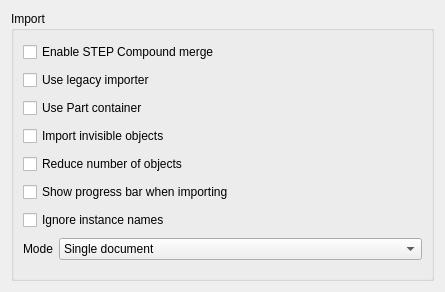
<?xml version="1.0" encoding="UTF-8"?>
<ui version="4.0">
 <class>PartGui::DlgImportStep</class>
 <widget class="QWidget" name="PartGui::DlgImportStep">
  <property name="geometry">
   <rect>
    <x>0</x>
    <y>0</y>
    <width>445</width>
    <height>292</height>
   </rect>
  </property>
  <property name="windowTitle">
   <string>STEP</string>
  </property>
  <layout class="QGridLayout" name="gridLayout_4">
   <item row="1" column="0">
    <widget class="QGroupBox" name="GroupBox2">
     <property name="title">
      <string>Import</string>
     </property>
     <layout class="QVBoxLayout" name="verticalLayout">
      <item>
       <widget class="Gui::PrefCheckBox" name="checkBoxMergeCompound">
        <property name="toolTip">
         <string>If checked, no Compound merge will be done
during file reading (slower but higher details).</string>
        </property>
        <property name="text">
         <string>Enable STEP Compound merge</string>
        </property>
        <property name="prefEntry" stdset="0">
         <cstring>ReadShapeCompoundMode</cstring>
        </property>
        <property name="prefPath" stdset="0">
         <cstring>Mod/Import/hSTEP</cstring>
        </property>
       </widget>
      </item>
      <item>
       <widget class="Gui::PrefCheckBox" name="checkBoxLegacyImporter">
        <property name="toolTip">
         <string>Use legacy STEP importer that does not support linked instance.</string>
        </property>
        <property name="text">
         <string>Use legacy importer</string>
        </property>
        <property name="prefPath" stdset="0">
         <cstring>Mod/Import</cstring>
        </property>
        <property name="prefEntry" stdset="0">
         <cstring>UseLegacyImporter</cstring>
        </property>
       </widget>
      </item>
      <item>
       <widget class="Gui::PrefCheckBox" name="checkBoxUseAppPart">
        <property name="toolTip">
         <string>Select this to use App::Part as group container, or else use App::LinkGroup.</string>
        </property>
        <property name="text">
         <string>Use Part container</string>
        </property>
        <property name="prefEntry" stdset="0">
         <cstring>UseAppPart</cstring>
        </property>
        <property name="prefPath" stdset="0">
         <cstring>Mod/Import</cstring>
        </property>
       </widget>
      </item>
      <item>
       <widget class="Gui::PrefCheckBox" name="checkBoxImportHiddenObj">
        <property name="toolTip">
         <string>Select this to import invisible objects.</string>
        </property>
        <property name="text">
         <string>Import invisible objects</string>
        </property>
        <property name="prefEntry" stdset="0">
         <cstring>ImportHiddenObject</cstring>
        </property>
        <property name="prefPath" stdset="0">
         <cstring>Mod/Import</cstring>
        </property>
       </widget>
      </item>
      <item>
       <widget class="Gui::PrefCheckBox" name="checkBoxReduceObjects">
        <property name="toolTip">
         <string>Reduce number of objects using Link array</string>
        </property>
        <property name="text">
         <string>Reduce number of objects</string>
        </property>
        <property name="prefEntry" stdset="0">
         <cstring>ReduceObjects</cstring>
        </property>
        <property name="prefPath" stdset="0">
         <cstring>Mod/Import</cstring>
        </property>
       </widget>
      </item>
      <item>
       <widget class="Gui::PrefCheckBox" name="checkBoxShowProgress">
        <property name="toolTip">
         <string>Show progress bar when importing</string>
        </property>
        <property name="text">
         <string>Show progress bar when importing</string>
        </property>
        <property name="prefEntry" stdset="0">
         <cstring>ShowProgress</cstring>
        </property>
        <property name="prefPath" stdset="0">
         <cstring>Mod/Import</cstring>
        </property>
       </widget>
      </item>
      <item>
       <widget class="Gui::PrefCheckBox" name="checkBoxUseBaseName">
        <property name="toolTip">
         <string>Do not use instance name. Useful for some legacy STEP file with non-meaningful auto generated instance names.</string>
        </property>
        <property name="text">
         <string>Ignore instance names</string>
        </property>
        <property name="prefEntry" stdset="0">
         <cstring>UseBaseName</cstring>
        </property>
        <property name="prefPath" stdset="0">
         <cstring>Mod/Import</cstring>
        </property>
       </widget>
      </item>
      <item>
       <layout class="QHBoxLayout" name="horizontalLayout">
        <item>
         <widget class="QLabel" name="label_5">
          <property name="text">
           <string>Mode</string>
          </property>
         </widget>
        </item>
        <item>
         <widget class="Gui::PrefComboBox" name="comboBoxImportMode">
          <property name="sizePolicy">
           <sizepolicy hsizetype="Expanding" vsizetype="Fixed">
            <horstretch>0</horstretch>
            <verstretch>0</verstretch>
           </sizepolicy>
          </property>
          <property name="prefEntry" stdset="0">
           <cstring>ImportMode</cstring>
          </property>
          <property name="prefPath" stdset="0">
           <cstring>Mod/Import</cstring>
          </property>
          <item>
           <property name="text">
            <string>Single document</string>
           </property>
          </item>
          <item>
           <property name="text">
            <string>Assembly per document</string>
           </property>
          </item>
          <item>
           <property name="text">
            <string>Assembly per document in sub-directory</string>
           </property>
          </item>
          <item>
           <property name="text">
            <string>Object per document</string>
           </property>
          </item>
          <item>
           <property name="text">
            <string>Object per document in sub-directory</string>
           </property>
          </item>
         </widget>
        </item>
       </layout>
      </item>
     </layout>
    </widget>
   </item>
  </layout>
 </widget>
 <customwidgets>
  <customwidget>
   <class>Gui::PrefCheckBox</class>
   <extends>QCheckBox</extends>
   <header>Gui/PrefWidgets.h</header>
  </customwidget>
  <customwidget>
   <class>Gui::PrefComboBox</class>
   <extends>QComboBox</extends>
   <header>Gui/PrefWidgets.h</header>
  </customwidget>
 </customwidgets>
 <tabstops>
  <tabstop>checkBoxMergeCompound</tabstop>
  <tabstop>checkBoxImportHiddenObj</tabstop>
  <tabstop>checkBoxReduceObjects</tabstop>
  <tabstop>checkBoxShowProgress</tabstop>
  <tabstop>checkBoxUseBaseName</tabstop>
  <tabstop>comboBoxImportMode</tabstop>
 </tabstops>
 <resources/>
 <connections/>
</ui>
